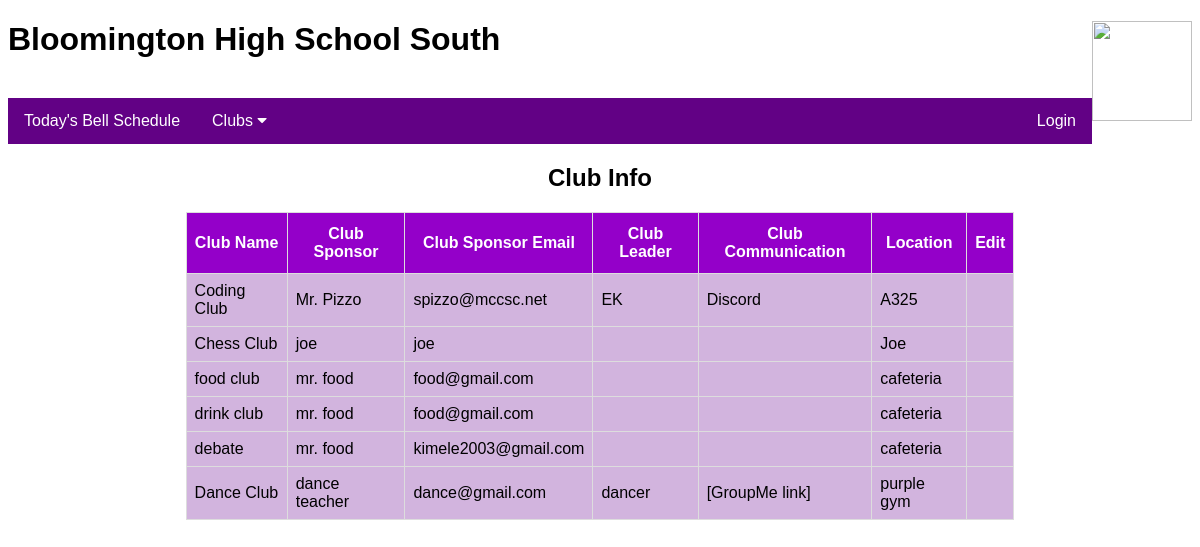
The app's page /displayclubinfo.php with its own data.
### tables this page shows
CREATE TABLE `introduce_responses` (
  `id` int(6) NOT NULL AUTO_INCREMENT,
  `clubname` varchar(30) NOT NULL,
  `clubsponsorname` varchar(30) NOT NULL,
  `clubsponsoremail` varchar(30) NOT NULL,
  `clubleadername` varchar(100) NOT NULL,
  `clubcommunication` varchar(100) NOT NULL,
  `clubmeetinglocation` varchar(30) NOT NULL,
  `clubmeetingdescription` varchar(100) NOT NULL,
  `clubpassword` varchar(255) NOT NULL,
  `role` varchar(30) NOT NULL,
  PRIMARY KEY (`id`),
  UNIQUE KEY `clubname` (`clubname`)
);

### displayclubinfo.php (the view, shortened to what this page needs)
<?php
include("includes/common.inc");
include("includes/db.inc");
?>
<h2 align=center>Club Info</h2>
<?php
$query = "SELECT * FROM introduce_responses WHERE role='club'";
$result = mysqli_query($dbconnector, $query);
if (mysqli_num_rows($result) > 0) {
  echo "<table id='meetings' border='1' align=center width='70%' bgcolor = '#D2B4DE'><tr>
  <th style=\"font-family: Arial, Helvetica, sans-serif;\">Club Name</th>
  <th style=\"font-family: Arial, Helvetica, sans-serif;\">Club Sponsor</th>
  <th style=\"font-family: Arial, Helvetica, sans-serif;\">Club Sponsor Email</th>
  <th style=\"font-family: Arial, Helvetica, sans-serif;\">Club Leader</th>
  <th style=\"font-family: Arial, Helvetica, sans-serif;\">Club Communication</th>
  <th style=\"font-family: Arial, Helvetica, sans-serif;\">Location</th>
  <th style=\"font-family: Arial, Helvetica, sans-serif;\">Edit</th>
  </tr>";
  while ($row = mysqli_fetch_assoc($result)) {
    echo "<tr>
    <td style=\"font-family: Arial, Helvetica, sans-serif;\">{$row['clubname']}</td>
    <td style=\"font-family: Arial, Helvetica, sans-serif;\">{$row['clubsponsorname']}</td>
    <td style=\"font-family: Arial, Helvetica, sans-serif;\">{$row['clubsponsoremail']}</td>
    <td style=\"font-family: Arial, Helvetica, sans-serif;\">{$row['clubleadername']}</td>
    <td style=\"font-family: Arial, Helvetica, sans-serif;\">{$row['clubcommunication']}</td>
    <td style=\"font-family: Arial, Helvetica, sans-serif;\">{$row['clubmeetinglocation']}</td>";
    if(isset($_SESSION['club-name']) and $row['clubname']==$_SESSION['club-name']){
        echo "<td style=\"font-family: Arial, Helvetica, sans-serif;\"><a href=\"editclubinfo.php?id={$row['id']}\">Edit</a></td>";
    } else {
        echo "<td style=\"font-family: Arial, Helvetica, sans-serif;\">&nbsp;</td>";
    }
    echo "</tr>";
  }
  echo "</table>";
}
?>
<?php
include("includes/footer.inc");
?>

### includes/common.inc (style rules this page uses)
h2 { font-family: Arial, Helvetica, sans-serif; }
body { font-family: Arial, Helvetica, sans-serif; }

### displayclubinfo.php (style rules this page uses)
#meetings { font-family: "Trebuchet MS", Arial, Helvetica, sans-serif; border-collapse: collapse; width: 70%; }
#meetings td, #meetings th { border: 1px solid #ddd; padding: 8px; }
#meetings th { padding-top: 12px; padding-bottom: 12px; text-align: 'center'; background-color: #9400c9; color: white; }

### records on screen
introduce_responses: clubname "Coding Club", clubsponsorname "Mr. Pizzo", clubsponsoremail "spizzo@mccsc.net", clubleadername "EK", clubcommunication "Discord", clubmeetinglocation "A325"
introduce_responses: clubname "Chess Club", clubsponsorname "joe", clubsponsoremail "joe", clubmeetinglocation "Joe"
introduce_responses: clubname "food club", clubsponsorname "mr. food", clubsponsoremail "food@gmail.com", clubmeetinglocation "cafeteria"
introduce_responses: clubname "drink club", clubsponsorname "mr. food", clubsponsoremail "food@gmail.com", clubmeetinglocation "cafeteria"
introduce_responses: clubname "debate", clubsponsorname "mr. food", clubsponsoremail "kimele2003@gmail.com", clubmeetinglocation "cafeteria"
introduce_responses: clubname "Dance Club", clubsponsorname "dance teacher", clubsponsoremail "dance@gmail.com", clubleadername "dancer", clubcommunication "[GroupMe link]", clubmeetinglocation "purple gym"
